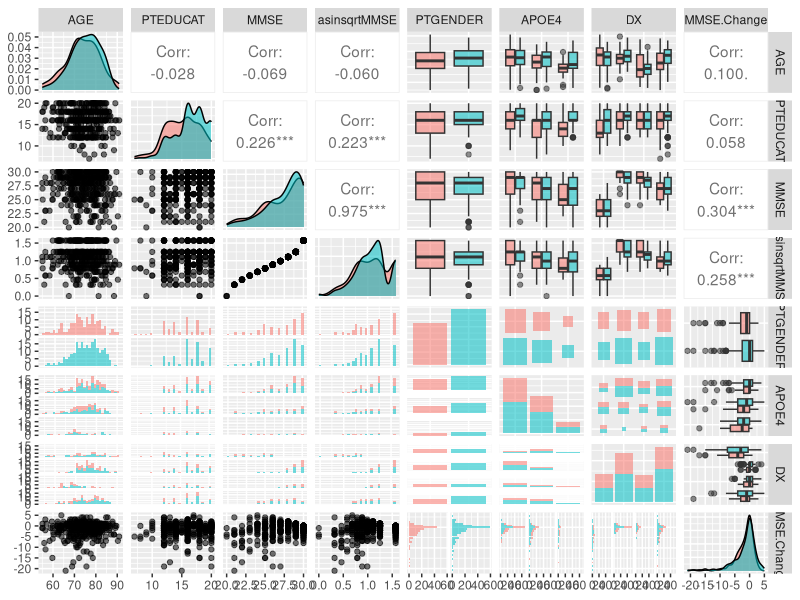

Write the R code that produced this figure. (Note: this script raises an error after producing the figure.)
## ---- chunk 1
library(GGally)
library(ggpubr)
library(readxl)
library(randomForest)
library(caret)
library(cowplot)
library(tidyverse)

minmax <- function(x){
  return( (x - min(x))/(max(x) - min(x))  )
}

set.seed(3141526)
## ---- chunk 2
# Read in file
df <- read_xlsx('./data/AD.training.xlsx')

# Transform datatypes
df <- df %>% transform(
  PTID = factor(PTID),
  DX = factor(DX.bl),
  PTGENDER = factor(PTGENDER),
  APOE4 = factor(APOE4)
) %>% select(AGE, PTEDUCAT, MMSE, PTGENDER, APOE4, DX, everything(), -DX.bl)

# Summary
df %>% head()
df %>% str()
df %>% summary()

any(is.na(df))
df[!complete.cases(df),]

## ---- chunk 3
df %>% 
  mutate(asinsqrtMMSE = asin(sqrt(minmax(MMSE)))  ) %>%
  select(AGE, PTEDUCAT, MMSE, asinsqrtMMSE, everything(), MMSE.Change, -RID, -PTID, -EXAMDATE) %>% # removing factors with too many levels or irrelevant features
  ggpairs(aes(fill = PTGENDER, alpha = 0.7), progress = FALSE)

## ---- chunk 4
df %>% 
  mutate(capitalCheck = ifelse((capital.gain > 0 & capital.loss > 0), TRUE, FALSE), orthogCheck = factor(sum(capitalCheck))) %>% str()

df %>% 
  mutate(capital.change = ifelse(capital.gain > 0, capital.gain, -capital.loss)) %>%
  filter(capital.change != 0) %>%
  ggplot(aes(x = scale(capital.change), color = salary, fill = salary)) +
  geom_bar() + 
  theme(axis.text.x = element_text(angle = 90, vjust = 0.5, hjust=1)) +
  facet_wrap(~salary)

## ---- chunk 5
df %>% 
  mutate(gotCapital = ifelse((capital.gain > 0 | capital.loss > 0), TRUE, FALSE)) %>%
  select(gotCapital, salary) %>%
  ggplot(aes(x = gotCapital, color = salary, fill = salary)) +
  geom_bar() + 
  theme(axis.text.x = element_text(angle = 90, vjust = 0.5, hjust=1))
## ---- chunk 6
gainScatter <- df %>% 
  ggplot(aes(x = capital.gain, y = education.num, color = salary, fill = salary)) +
  geom_jitter()

logGainHist<- df %>% 
  ggplot(aes(x = log(capital.gain), color = salary, fill = salary)) +
  geom_bar() + 
  theme(axis.text.x = element_text(angle = 90, vjust = 0.5, hjust=1))

plot_grid(gainScatter, logGainHist, labels = 'AUTO', ncol = 2)

## ---- chunk 7
genderBar <- df %>% 
  ggplot(aes(x = sex, color = salary, fill = salary)) +
  geom_bar() + 
  theme(axis.text.x = element_text(angle = 90, vjust = 0.5, hjust=1))

raceBar <- df %>% 
  ggplot(aes(x = race, color = salary, fill = salary)) +
  geom_bar() + 
  theme(axis.text.x = element_text(angle = 90, vjust = 0.5, hjust=1))

plot_grid(genderBar, raceBar, labels = 'AUTO', ncol = 2)

## ---- chunk 8
# PCA really not too helpful
pca<- df %>% select(age, hours.per.week, fnlwgt, education.num, capital.gain, capital.loss) %>% prcomp(center = TRUE, scale = TRUE)
pca
summary(pca)

## ---- chunk 9
df1 <- df %>% mutate(sqrtMMSE = sqrt(MMSE)) %>% select(-RID, -PTID, -EXAMDATE, -MMSE)

rf <- randomForest(`MMSE.Change` ~ ., data = df1, ntrees = 500, importance = TRUE, type = 'regression')
y_pred <- predict(rf)

rf
plot(rf)
importance(rf)
varImpPlot(rf)
## ---- chunk 10
sessionInfo()
